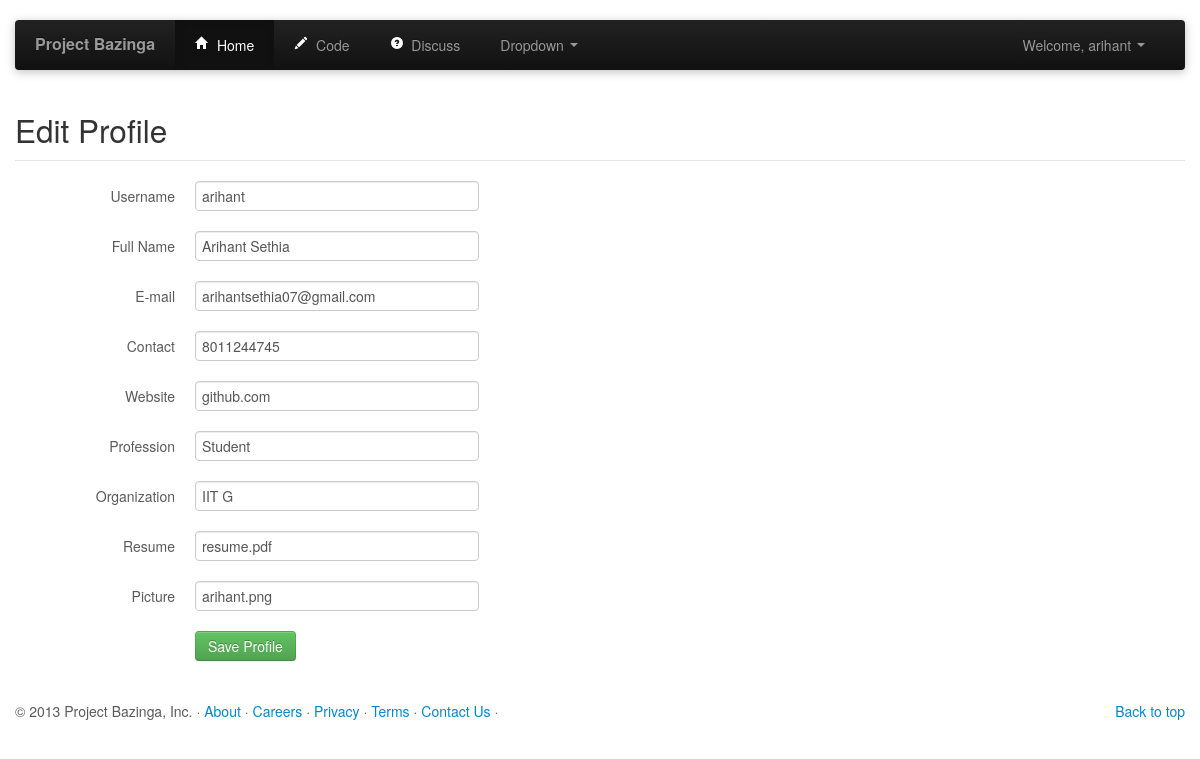
The page /profile/edit (signed in) on the database as committed earlier.
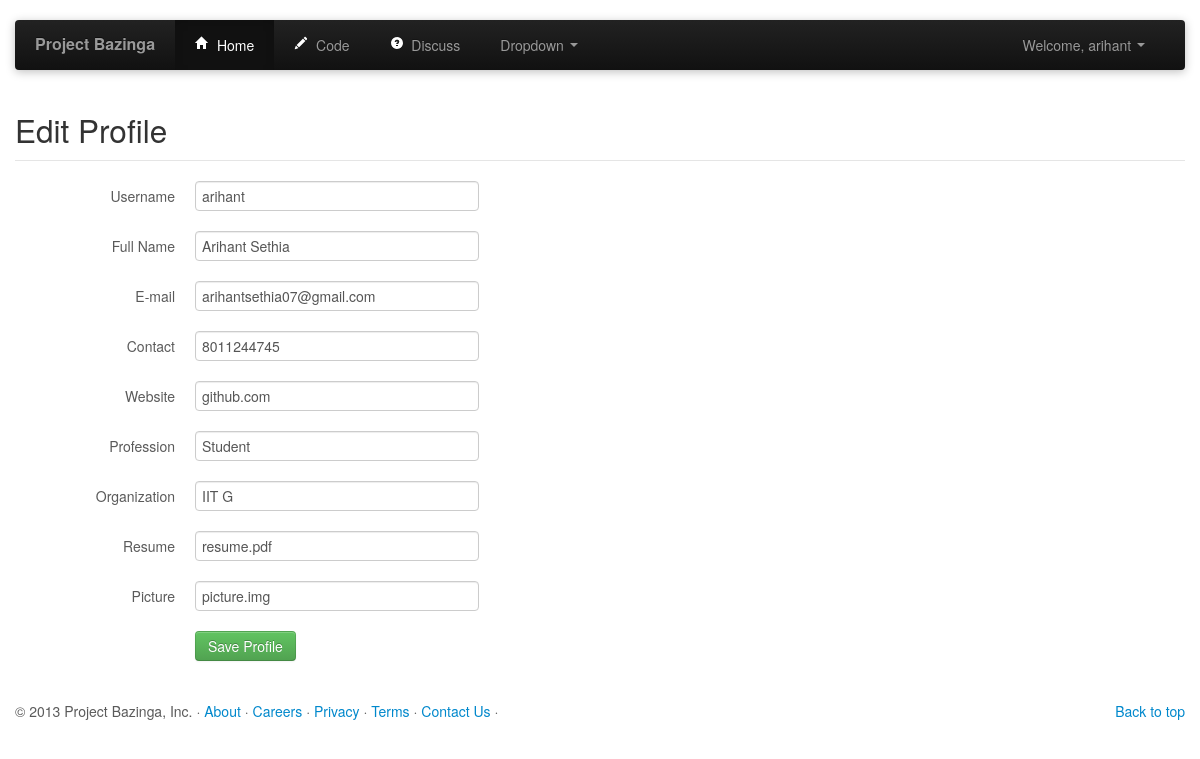
The same page on the database as committed later.
### tables this page shows
CREATE TABLE "users" (
    "user_id" INTEGER PRIMARY KEY NOT NULL,
    "username" TEXT UNIQUE NOT NULL,
    "password" TEXT NOT NULL,
    "email" TEXT NOT NULL,
    "name" TEXT NOT NULL,
    "contact" TEXT,
    "profession" TEXT,
    "organization" TEXT,
    "website" TEXT,    
    "picture" BLOB,
    "resume" BLOB
);

### profile_views.py (the view)
@profile_views.route('/profile/edit')
def profile_edit():
    db = get_db()
    cur = db.execute('select * from users where user_id=?',[session['userId']])
    user = cur.fetchone()
    return render_template('profile_edit.html', user=user)

### profile_views.py (called while the page is built)
def get_db():
    top = _app_ctx_stack.top
    if not hasattr(top, 'sqlite_db'):
        sqlite_db = sqlite3.connect('database.db')
        sqlite_db.row_factory = sqlite3.Row
        top.sqlite_db = sqlite_db
    return top.sqlite_db

### templates/profile_edit.html (shortened to what this page needs)
{% extends "header.html" %}
{% block body %}
<div class="container marketing">
  <form class="form-horizontal" action="{{ url_for('.editing') }}" method="POST">
    <fieldset>
      <div id="legend">
        <legend class=""><h2>Edit Profile</h2></legend>
      </div>
      <div class="control-group">
        <label class="control-label"  for="username">Username</label>
        <div class="controls">
          <input type="text" id="username" name="username"  value="{{ user.username }}" class="input-xlarge">
        </div>
      </div>
      <div class="control-group">
        <label class="control-label"  for="name">Full Name</label>
        <div class="controls">
          <input type="text" id="name" name="name"  value="{{ user.name }}" class="input-xlarge">
        </div>
      </div>
      <div class="control-group">
        <label class="control-label" for="email">E-mail</label>
        <div class="controls">
          <input type="text" id="email" name="email"  value="{{ user.email }}" class="input-xlarge">
        </div>
      </div>
      <div class="control-group">
        <label class="control-label" for="contact">Contact</label>
        <div class="controls">
          <input type="text" id="contact" name="contact"  value="{{ user.contact }}" class="input-xlarge">
        </div>
      </div>
      <div class="control-group">
        <label class="control-label" for="website">Website</label>
        <div class="controls">
          <input type="text" id="webiste" name="website"  value="{{ user.website }}" class="input-xlarge">
        </div>
      </div>
      <div class="control-group">
        <label class="control-label" for="website">Profession</label>
        <div class="controls">
          <input type="text" id="profession" name="profession"  value="{{ user.profession }}" class="input-xlarge">
        </div>
      </div>
      <div class="control-group">
        <label class="control-label" for="organization">Organization</label>
        <div class="controls">
          <input type="text" id="organization" name="organization"  value="{{ user.organization }}" class="input-xlarge">
        </div>
      </div>
      <div class="control-group">
        <label class="control-label" for="resume">Resume</label>
        <div class="controls">
          <input type="text" id="resume" name="resume"  value="{{ user.resume}}" class="input-xlarge">
        </div>
      </div>
      <div class="control-group">
        <label class="control-label" for="picture">Picture</label>
        <div class="controls">
          <input type="text" id="picture" name="picture"  value="{{ user.picture}}" class="input-xlarge">
        </div>
      </div>
      <div class="control-group">
        <div class="controls">
          <button class="btn btn-success">Save Profile</button>
        </div>
      </div>
    </fieldset>
  </form>
<div>
{% endblock %}

Rows that differ between the two databases and show on the page:
changed users "arihant": picture "arihant.png" → "picture.img"
